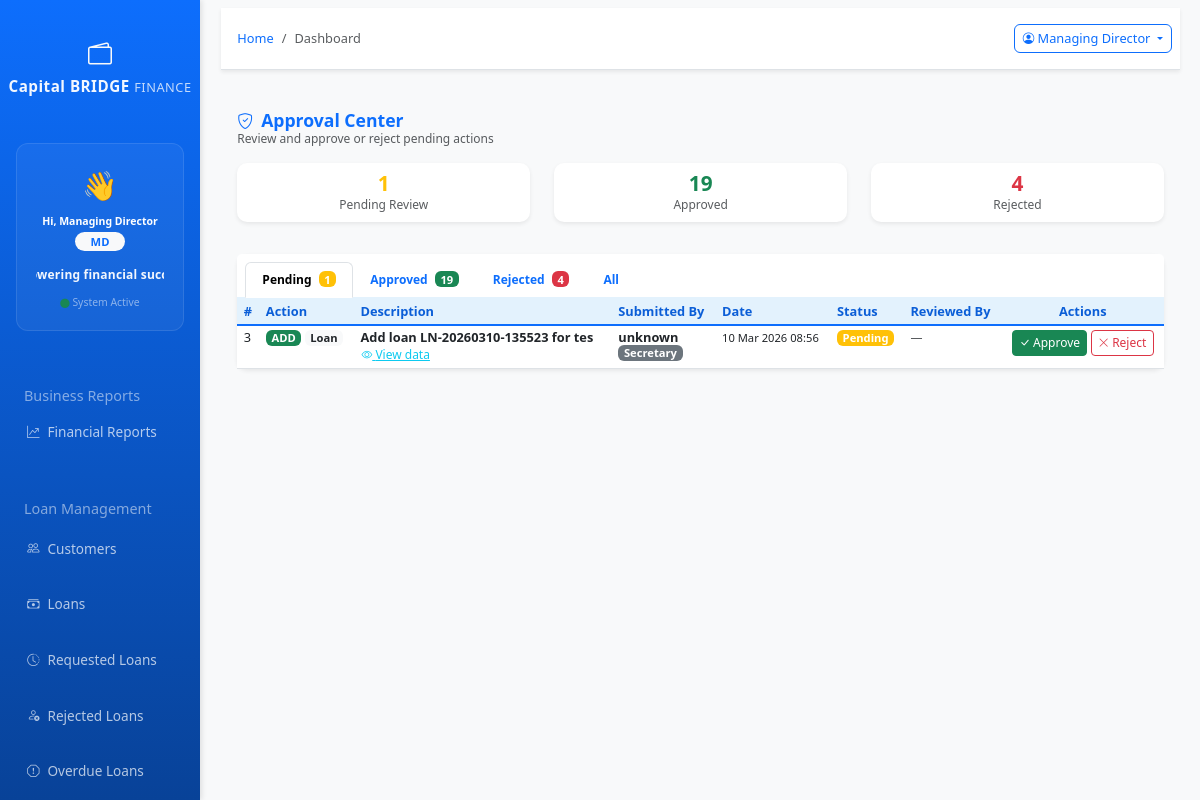
The page /app.cbfinance.rw/index.php?page=approvals (signed in) on the database as committed earlier.
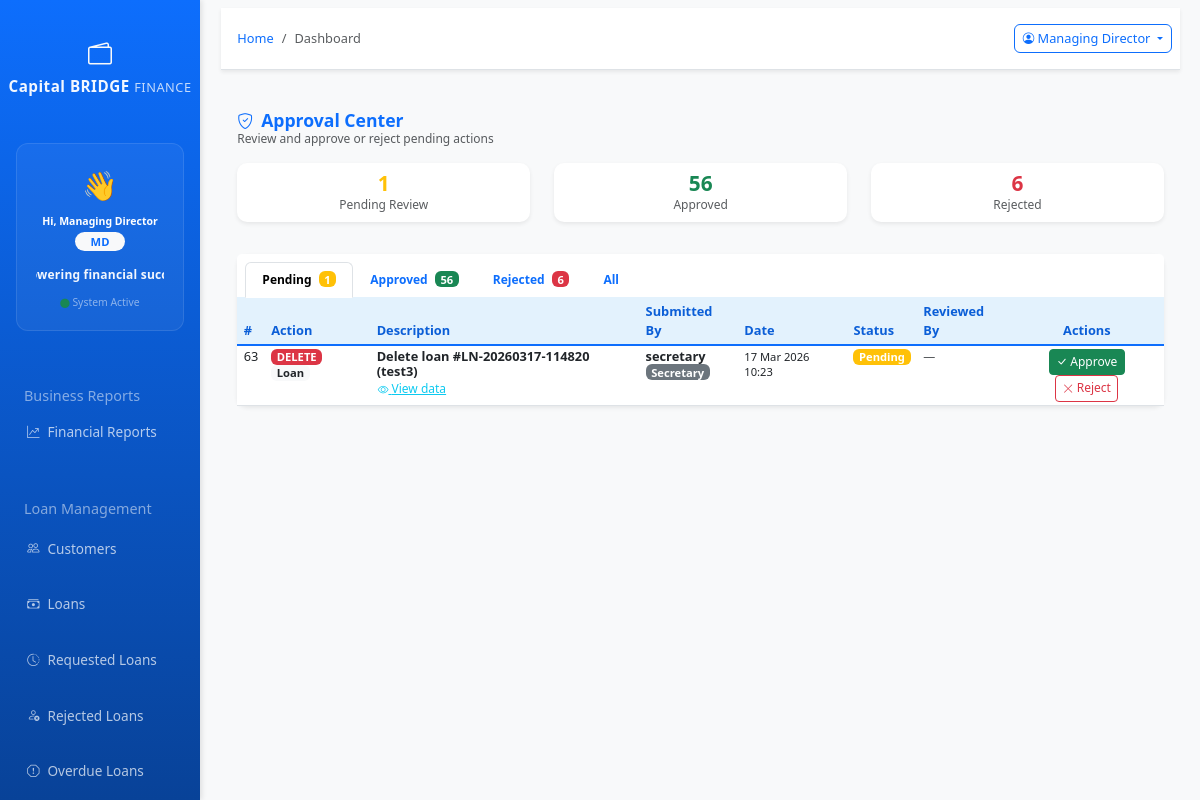
The same page on the database as committed later.
### tables this page shows
CREATE TABLE `pending_approvals` (
  `approval_id` int(11) NOT NULL,
  `action_type` varchar(20) NOT NULL,
  `entity_type` varchar(30) NOT NULL,
  `entity_id` int(11) DEFAULT NULL,
  `action_data` longtext NOT NULL,
  `description` varchar(255) NOT NULL,
  `submitted_by` varchar(100) NOT NULL,
  `submitted_by_role` varchar(50) NOT NULL,
  `status` enum('pending','approved','rejected') NOT NULL DEFAULT 'pending',
  `reviewed_by` varchar(100) DEFAULT NULL,
  `reviewed_at` datetime DEFAULT NULL,
  `review_notes` text,
  `submitted_at` datetime NOT NULL DEFAULT CURRENT_TIMESTAMP
);

### app.cbfinance.rw/includes/approval_helper.php (called while the page is built, shortened)
<?php
function canApprove() {
    $role = $_SESSION['role'] ?? '';
    return in_array($role, ['Director', 'MD']);
}

### app.cbfinance.rw/modules/approvals.php (the view, shortened to what the rows shown need)
<?php
require_once __DIR__ . '/../includes/approval_helper.php';
$conn = getConnection();
$filter     = $_GET['filter'] ?? 'pending';
$where = $filter !== 'all' ? "WHERE status = '$filter'" : '';
$approvals = $conn->query("SELECT * FROM pending_approvals $where ORDER BY submitted_at DESC LIMIT 100");
$counts = [];
foreach (['pending', 'approved', 'rejected'] as $s) {
    $r = $conn->query("SELECT COUNT(*) as cnt FROM pending_approvals WHERE status = '$s'");
    $counts[$s] = $r ? (int)$r->fetch_assoc()['cnt'] : 0;
}
?>
<div class="container-fluid py-3">
    <div class="row mb-3">
        <div class="col-12 d-flex justify-content-between align-items-center">
            <div>
                <h2 class="h4 fw-bold text-primary mb-0">
                    <i class="bi bi-shield-check me-2"></i>Approval Center
                </h2>
            </div>
        </div>
    </div>
    <div class="row mb-4">
        <div class="col-md-4">
            <div class="card border-warning shadow-sm">
                <div class="card-body text-center py-2">
                    <h2 class="fw-bold text-warning mb-0"><?= $counts['pending'] ?></h2>
                </div>
            </div>
        </div>
        <div class="col-md-4">
            <div class="card border-success shadow-sm">
                <div class="card-body text-center py-2">
                    <h2 class="fw-bold text-success mb-0"><?= $counts['approved'] ?></h2>
                </div>
            </div>
        </div>
        <div class="col-md-4">
            <div class="card border-danger shadow-sm">
                <div class="card-body text-center py-2">
                    <h2 class="fw-bold text-danger mb-0"><?= $counts['rejected'] ?></h2>
                </div>
            </div>
        </div>
    </div>
    <div class="card shadow-sm">
        <div class="card-body p-0">
            <div class="table-responsive">
                <table class="table table-hover table-sm mb-0">
                    <thead class="table-light">
                        <tr>
                            <th>#</th>
                            <th>Action</th>
                            <th>Description</th>
                            <th>Submitted By</th>
                            <th>Date</th>
                            <th>Status</th>
                            <th>Reviewed By</th>
                            <?php if (canApprove() && $filter === 'pending'): ?>
                            <th class="text-center">Actions</th>
                            <?php endif; ?>
                        </tr>
                    </thead>
                    <tbody>
                        <?php if ($approvals && $approvals->num_rows > 0):
                            while ($row = $approvals->fetch_assoc()):
                                $badge = 'secondary';
                                switch($row['status']) {
                                    case 'pending':  $badge = 'warning'; break;
                                }
                                $action_badge = '<span class="badge bg-secondary">'.strtoupper($row['action_type'] ?? '').'</span>';
                                switch($row['action_type']) {
                                    case 'add':    $action_badge = '<span class="badge bg-success">ADD</span>'; break;
                                    case 'delete': $action_badge = '<span class="badge bg-danger">DELETE</span>'; break;
                                }
                        ?>
                        <tr>
                            <td><?= $row['approval_id'] ?></td>
                            <td><?= $action_badge ?> <span class="badge bg-light text-dark"><?= ucfirst($row['entity_type']) ?></span></td>
                            <td>
                                <strong><?= htmlspecialchars($row['description']) ?></strong>
                                <br>
                                <button class="btn btn-link btn-sm p-0 text-info"
                                        data-bs-toggle="collapse"
                                        data-bs-target="#details-<?= $row['approval_id'] ?>">
                                    <i class="bi bi-eye"></i> View data
                                </button>
                            </td>
                            <td>
                                <strong><?= htmlspecialchars($row['submitted_by']) ?></strong>
                                <br><small class="badge bg-secondary"><?= htmlspecialchars($row['submitted_by_role']) ?></small>
                            </td>
                            <td><small><?= date('d M Y H:i', strtotime($row['submitted_at'])) ?></small></td>
                            <td><span class="badge bg-<?= $badge ?>"><?= ucfirst($row['status']) ?></span></td>
                            <td>
                                <?php if ($row['reviewed_by']): ?>
                                    <small><?= htmlspecialchars($row['reviewed_by']) ?></small><br>
                                    <small class="text-muted"><?= date('d M H:i', strtotime($row['reviewed_at'])) ?></small>
                                <?php else: ?>
                                    <small class="text-muted">—</small>
                                <?php endif; ?>
                            </td>
                            <?php if (canApprove() && $filter === 'pending'): ?>
                            <td class="text-center">
                                <button class="btn btn-success btn-sm"
                                        data-bs-toggle="modal"
                                        data-bs-target="#reviewModal"
                                        data-approval-id="<?= $row['approval_id'] ?>"
                                        data-description="<?= htmlspecialchars($row['description']) ?>"
                                        data-action="approve">
                                    <i class="bi bi-check-lg"></i> Approve
                                </button>
                                <button class="btn btn-outline-danger btn-sm"
                                        data-bs-toggle="modal"
                                        data-bs-target="#reviewModal"
                                        data-approval-id="<?= $row['approval_id'] ?>"
                                        data-description="<?= htmlspecialchars($row['description']) ?>"
                                        data-action="reject">
                                    <i class="bi bi-x-lg"></i> Reject
                                </button>
                            </td>
                            <?php endif; ?>
                        </tr>
                        <?php endwhile;
                        endif; ?>
                    </tbody>
                </table>
            </div>
        </div>
    </div>
</div>

Rows that differ between the two databases and show on the page:
no longer on this page (row edited): pending_approvals: approval_id "3", action_type "ADD", entity_type "Loan", description "Add loan LN-20260310-135523 for tes", submitted_by "unknown", submitted_by_role "Secretary", submitted_at "10 Mar 2026 08:56", status "Pending"
added pending_approvals: approval_id "63", action_type "DELETE", entity_type "Loan", description "Delete loan #LN-20260317-114820 (test3)", submitted_by "secretary", submitted_by_role "Secretary", submitted_at "17 Mar 2026 10:23", status "Pending"
Other text that changed with them:
$counts['approved']: "19" → "56"
$counts['rejected']: "4" → "6"
new list line: "Approved 56"
new list line: "Rejected 6"
list line gone: "Approved 19"
list line gone: "Rejected 4"
